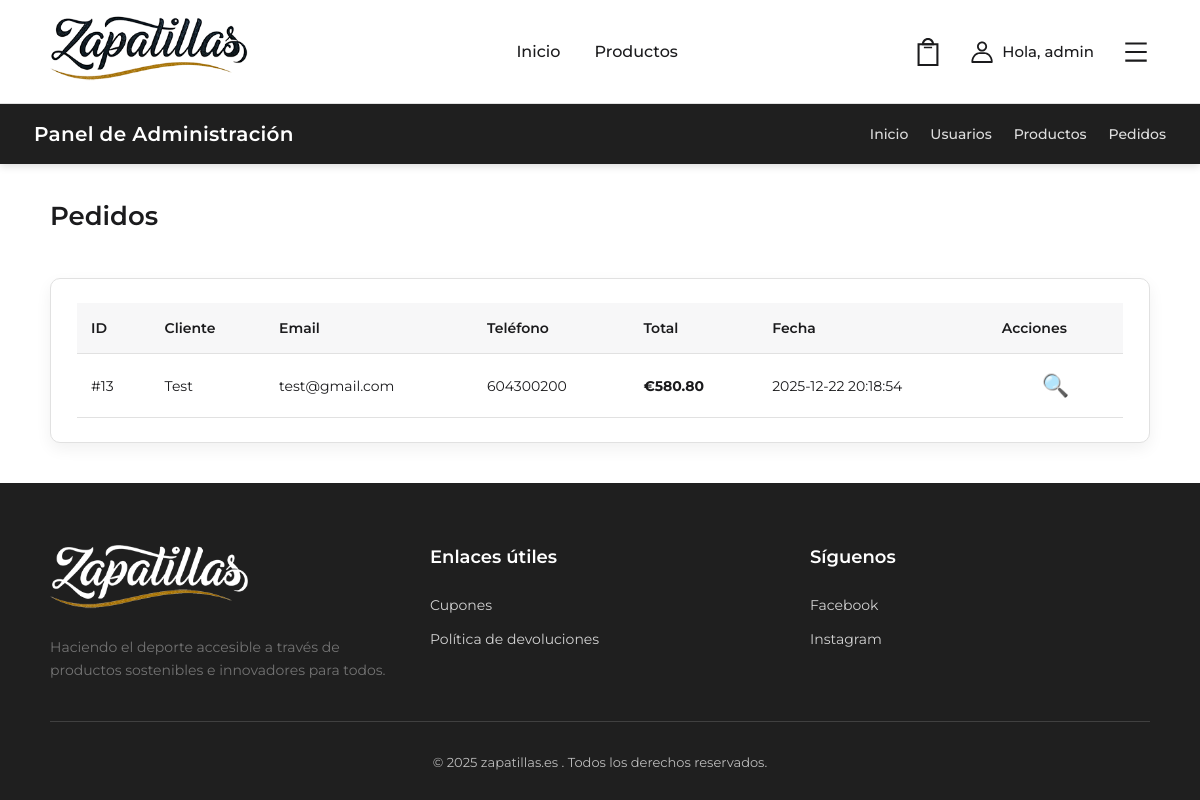
The app's page /admin/orders.php (signed in) with its own data.
### tables this page shows
CREATE TABLE `orders` (
  `id` int(11) NOT NULL,
  `customer_name` varchar(150) NOT NULL,
  `customer_email` varchar(150) NOT NULL,
  `customer_phone` varchar(50) DEFAULT NULL,
  `city` varchar(100) DEFAULT NULL,
  `address` varchar(255) DEFAULT NULL,
  `postal_code` varchar(20) DEFAULT NULL,
  `shipping_method` varchar(50) DEFAULT NULL,
  `payment_method` varchar(50) DEFAULT NULL,
  `subtotal` decimal(10,2) NOT NULL,
  `tax` decimal(10,2) NOT NULL,
  `total` decimal(10,2) NOT NULL,
  `created_at` timestamp NULL DEFAULT current_timestamp()
);

### admin/orders.php (the view, shortened to what this page needs)
<?php
require_once realpath(__DIR__ . '/../includes/config.php');
require_once $base_path . '/includes/header.php';
$stmt = $pdo->query("SELECT * FROM orders ORDER BY id DESC");
$orders = $stmt->fetchAll(PDO::FETCH_ASSOC);
?>
<section class="admin-page">
    <div class="container">
        <div class="admin-topbar">
            <h2>Pedidos</h2>
        </div>
        <div class="admin-list">
            <div class="admin-card">
                <div class="admin-card-inner">
                    <table class="admin-table">
                        <thead>
                            <tr>
                                <th>ID</th>
                                <th>Cliente</th>
                                <th>Email</th>
                                <th>Teléfono</th>
                                <th>Total</th>
                                <th>Fecha</th>
                                <th>Acciones</th>
                            </tr>
                        </thead>
                        <tbody>
                        <?php foreach ($orders as $o): ?>
                            <tr>
                                <td>#<?= $o['id'] ?></td>
                                <td><?= htmlspecialchars($o['customer_name']) ?></td>
                                <td><?= htmlspecialchars($o['customer_email']) ?></td>
                                <td><?= htmlspecialchars($o['customer_phone']) ?></td>
                                <td><strong>€<?= number_format($o['total'], 2) ?></strong></td>
                                <td><?= $o['created_at'] ?></td>
                                <td>
                                    <div class="admin-actions">
                                        <a href="order-view.php?id=<?= $o['id'] ?>" class="btn-edit">🔍</a>
                                    </div>
                                </td>
                            </tr>
                        <?php endforeach; ?>
                        </tbody>
                    </table>
                </div>
            </div>
        </div>
    </div>
</section>
<?php require_once $base_path . 'includes/footer.php'; ?>

### assets/style.css (style rules this page uses)
:root { --color-primary: #1F1F1F; --color-accent: #C6A268; --color-accent-hover: #B08B50; --color-text-main: #1B1B1D; --color-text-light: #ffffff; --color-text-muted: #737373; --color-bg-main: #ffffff; --color-bg-alt: #F7F7F8; --color-bg-soft: #F0F0F2; --color-border: #e1e1e1; --color-border-hover: #777; --radius: 10px; --radius-sm: 6px; --shadow: 0 6px 16px rgba(0,0,0,0.06); }
* { margin: 0; padding: 0; box-sizing: border-box; }
body { font-family: 'Montserrat', sans-serif; background: var(--color-bg-main); color: var(--color-text-main); line-height: 1.6; }
a { text-decoration: none; color: var(--color-text-main); transition: color 0.3s ease; }
.container { max-width: 1140px; margin: 0 auto; padding: 0 20px; }
table { width: 100%; border-collapse: collapse; font-size: 14px; }
th { background: var(--color-bg-alt); padding: 14px; font-weight: 600; border-bottom: 1px solid var(--color-border); text-align: left; }
td { padding: 14px; border-bottom: 1px solid var(--color-border); }
body { min-height: 100vh; display: flex; flex-direction: column; }

### assets/admin.css (style rules this page uses)
.admin-actions { display: flex; align-items: self-start; gap: 30px; font-size: 22px; justify-content: center; }
.admin-page { margin-bottom: 40px; }
.admin-topbar { grid-column: 1 / -1; display: flex; justify-content: space-between; align-items: center; margin-bottom: 40px; }
.admin-topbar h2 { font-size: 26px; font-weight: 600; margin: 0; }
.admin-list { grid-column: 1 / 2; }
.admin-card { background: var(--color-bg-main); border: 1px solid var(--color-border); border-radius: var(--radius); box-shadow: var(--shadow); }
.admin-card-inner { padding: 24px 26px; }

### records on screen
orders: id "13", customer_name "Test", customer_email "test@gmail.com", customer_phone "604300200", total "580.80", created_at "2025-12-22 20:18:54"

### other values on screen
$_SESSION['username'] "admin"
